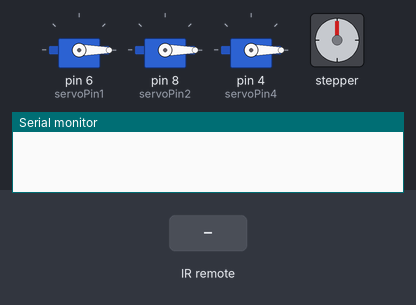
Bench run of a sketch on a simulated Arduino Uno, built with avr-gcc and run on an emulated ATmega328P. Parts: 3 × servo, stepper motor, the last lines printed to the serial monitor. The inputs (shaded band) are chosen by the test bench. Stepper angles assume 2048 steps per turn.

Above: at 1.2 s.
1.3 s: infrared code 0x7 received
At 2.4 s:
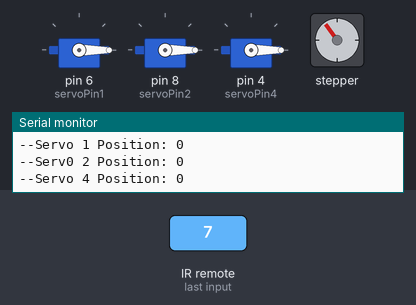
3.2 s: infrared code 0x9 received
At 4.9 s:
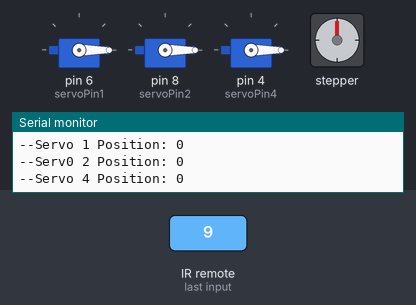
5.2 s: infrared code 0x9 received
At 6.8 s:
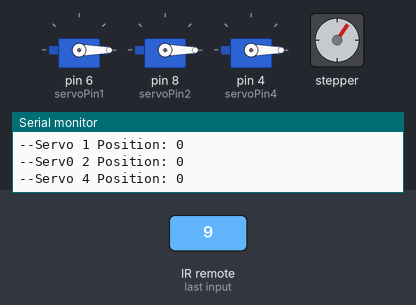
Timing chart, 0 to 8.3 s (numbered marks = the images above; inputs shaded):
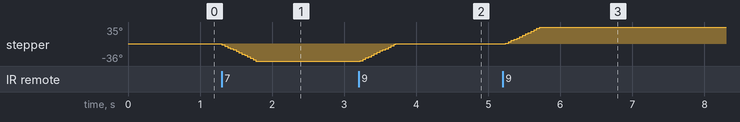

Measured:
- after the input at 1.3 s, stepper: turns 36° counter-clockwise in 0.47 s, starting at once
- after the input at 3.2 s, stepper: turns 36° clockwise in 0.49 s, starting at once
- after the input at 5.2 s, stepper: turns 35° clockwise in 0.47 s, starting at once

The sketch:

arm.ino
```cpp
#include <Servo.h>
#include <IRremote.h>
#include <Wire.h>
#include <Stepper.h>

//Initialise pins
#define servoPin1 6
#define servoPin2 8
#define servoPin3 7//Continuos rotation
#define servoPin4 4
#define receiverPin 3

//Initialize button codes
#define rightButton1 64 //Button >>|
#define leftButton1 68  //Button |<<
#define rightButton2 24 //Button 2
#define leftButton2 12 //Button 1
#define leftButton3 0x7//Button -
#define rightButton3 0x9//Button EQ
#define leftButton4 66//Button 7
#define rightButton4 82//Button 8
#define sweeperButton 94//  BUtton 3

//Stores the last read data
unsigned long lastRead=0;

//Stores position of servos
int position=0;
int newPosition1=0;
int newPosition2=0;
int newPosition4=0;

int steps=2048;//Total steps for stepper motor to move 360 degrees

int plus=0;//To ensure the motor doesn't over turn, I used a counter to allow it to turn a set amount of times before stopping

//Create servo objects
Servo servo1;
Servo servo2;
Servo servo3;//Continuos rotation
Servo servo4;

Stepper armStepper(steps, 9, 11, 10, 12);//Create stepper object

//Function that returns the new position of a servo based on the signal received
int findPosition(int currentPosition, unsigned long signal){
  //Turns servos right
  if(signal==rightButton1 || signal==rightButton2 || signal==rightButton4){
    if(currentPosition>=0){
      currentPosition-=8;
    }
  }
  //Turns servos left
  if(signal==leftButton1 || signal==leftButton2 || signal==leftButton4){
    if(currentPosition<=180){
      currentPosition+=8;
    }
  }

  return currentPosition;
}


void setup() {
  //Allow receiver pin to receive signals
  IrReceiver.begin(receiverPin, ENABLE_LED_FEEDBACK);

  //Attach servos and bring them to neutral position
  servo1.attach(servoPin1);
  servo2.attach(servoPin2);
  servo4.attach(servoPin4);
  servo3.write(90);
  servo1.write(0);
  servo2.write(0);
  servo4.write(0);

  //Set stepper motor speed
  armStepper.setSpeed(12);

  //Begin serial monitor for position and commmand reading
  Serial.begin(9600);
}

void loop() {

  if(IrReceiver.decode()){
    unsigned long read=IrReceiver.decodedIRData.command;

    if(read==0x0){
      //If junk signal, read becomes its last read value
      read=lastRead;
    }else{
      //If new signal, signal is saved in last read
      lastRead=read;
    }

  //Logic for motor control. If plus>3, stop moving.
  if(plus<5){
    //Servo 1 control
    if(read==rightButton1 || read==leftButton1){
      newPosition1=findPosition(newPosition1, read);
      servo1.write(newPosition1);
    }

    //Servo 2 control
    if(read==rightButton2 || read==leftButton2){
      newPosition2=findPosition(newPosition2, read);
      servo2.write(newPosition2);
    }

    //Stepper motor control
    if(read==rightButton3){
      armStepper.step(steps/10);
      lastRead=0;
    }
    if(read==leftButton3){
      armStepper.step(-steps/10);
      lastRead=0;
    }

    //Servo 4 control
    if(read==rightButton4){
      newPosition4=findPosition(newPosition4, read);
      servo4.write(newPosition4);
    }
    if(read==leftButton4){
      newPosition4=findPosition(newPosition4, read);
      servo4.write(newPosition4);
    }

    plus++;

  }
  else{
    plus=0;//Reset plus to 0 to begin cycle again
    lastRead=0;
  }

  //Statement for movement of continuous rotation servo
  if(read==sweeperButton && read!=leftButton3 && read!=rightButton3){
    servo3.attach(servoPin3);
    servo3.write(50);
    delay(400);

    servo3.write(90);
    delay(150);

    servo3.write(135);
    delay(400);

    servo3.write(90);
    delay(150);

    //Ensure motor does not continuously move after it is done
    lastRead=0;
    servo3.detach();
  }

  //Prints data to serial monitor
   Serial.print("Command: ");
   Serial.println(read);
   Serial.print("--Servo 1 Position: ");
   Serial.println(newPosition1);
   Serial.print("--Serv0 2 Position: ");
   Serial.println(newPosition2);
   Serial.print("--Servo 4 Position: ");
   Serial.println(newPosition4);
   IrReceiver.resume();

  }
  delay(100);
}
```
